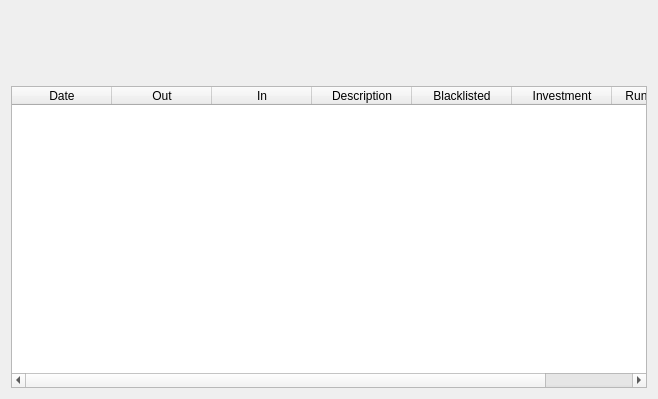
<?xml version="1.0" encoding="UTF-8"?>
<ui version="4.0">
 <class>Ledger</class>
 <widget class="QWidget" name="Ledger">
  <property name="geometry">
   <rect>
    <x>0</x>
    <y>0</y>
    <width>658</width>
    <height>399</height>
   </rect>
  </property>
  <property name="windowTitle">
   <string>Form</string>
  </property>
  <layout class="QVBoxLayout" name="verticalLayout" stretch="1,4">
   <item>
    <layout class="QHBoxLayout" name="ql_filter_tools"/>
   </item>
   <item>
    <widget class="QTableWidget" name="qtw_ledger">
     <column>
      <property name="text">
       <string>Date</string>
      </property>
     </column>
     <column>
      <property name="text">
       <string>Out</string>
      </property>
     </column>
     <column>
      <property name="text">
       <string>In</string>
      </property>
     </column>
     <column>
      <property name="text">
       <string>Description</string>
      </property>
     </column>
     <column>
      <property name="text">
       <string>Blacklisted</string>
      </property>
     </column>
     <column>
      <property name="text">
       <string>Investment</string>
      </property>
     </column>
     <column>
      <property name="text">
       <string>Running Total</string>
      </property>
     </column>
    </widget>
   </item>
  </layout>
 </widget>
 <resources/>
 <connections/>
</ui>
